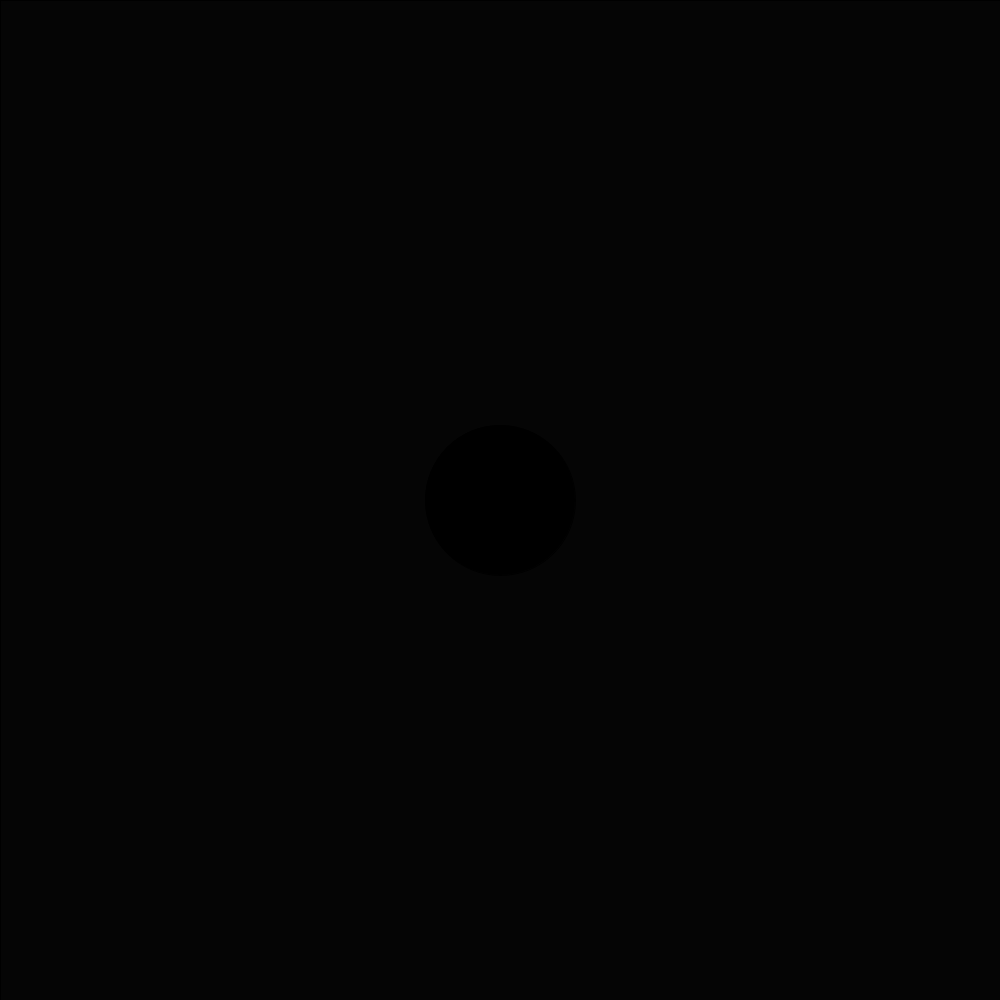
Frame 1 (no input)
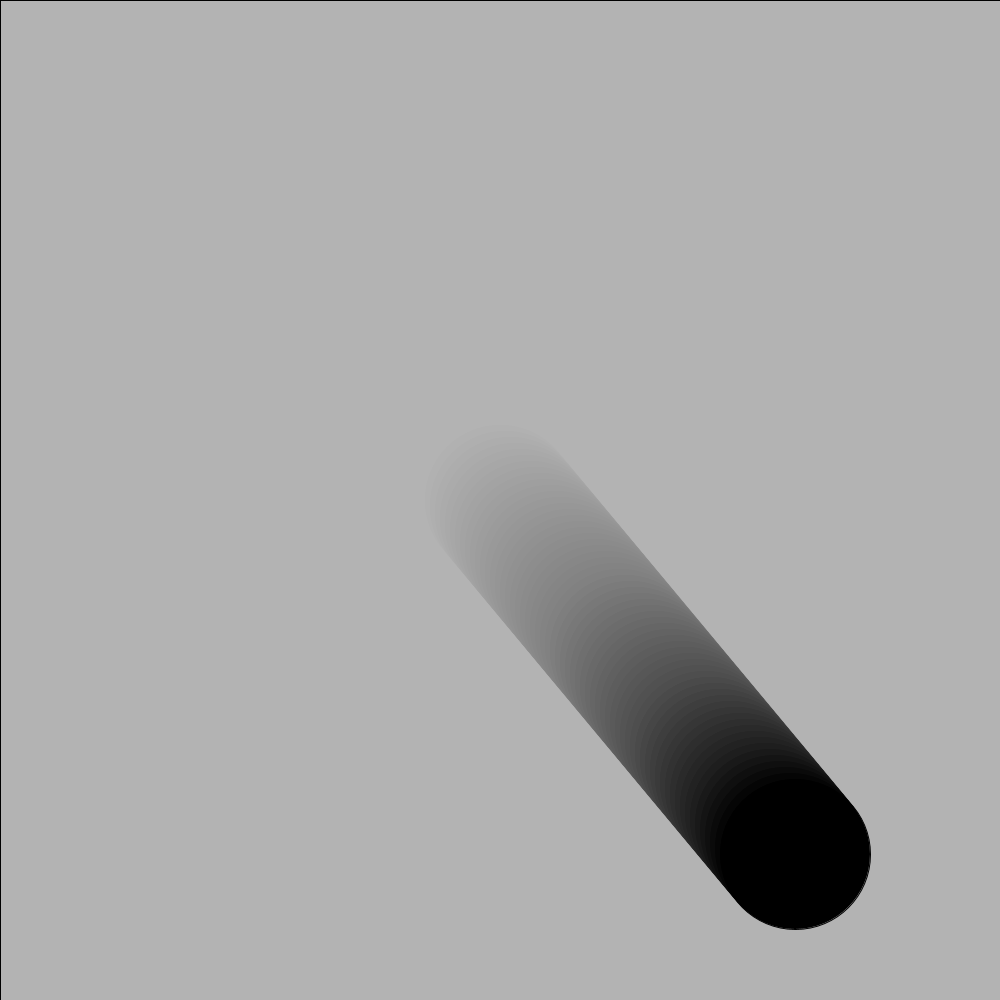
Frame 60 (the mouse pressed at the canvas centre just before this capture)
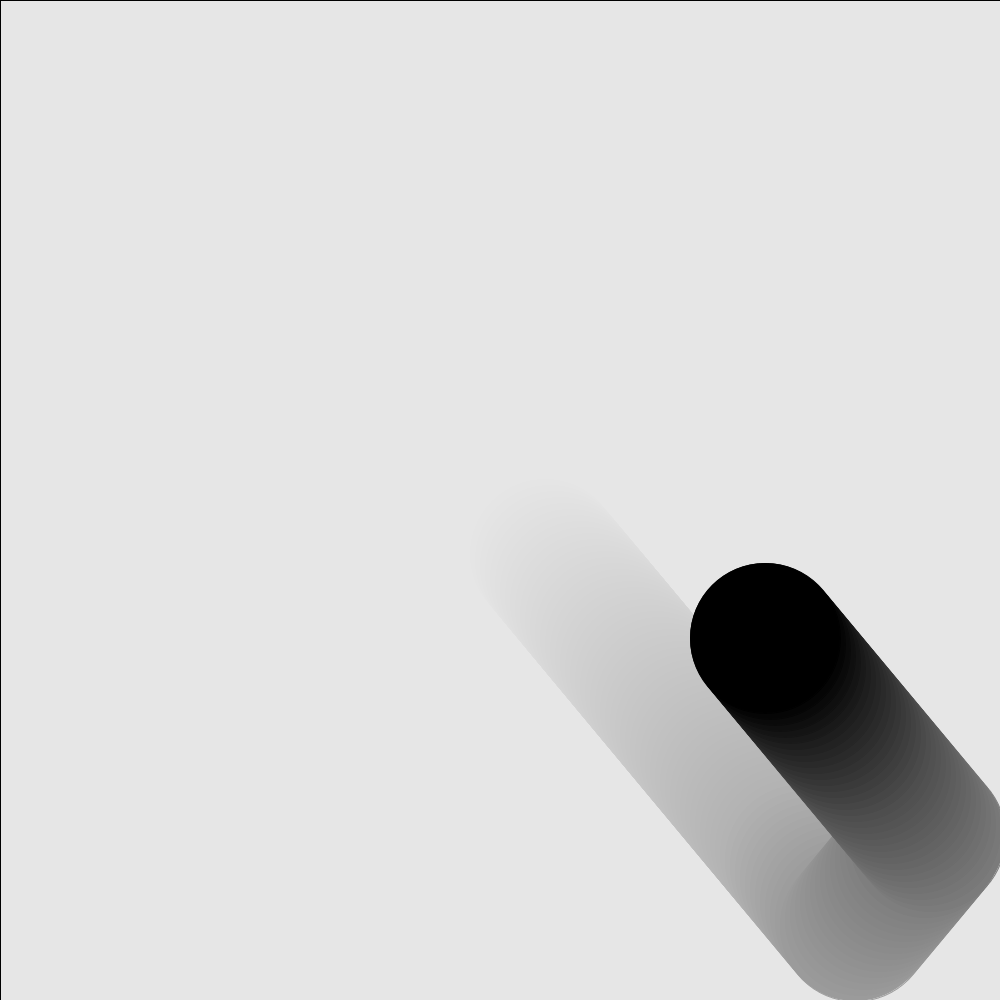
Frame 120 (the mouse held since frame 60 and released just before this capture)

The Processing sketch that drew these frames (run headless with seeded random() and noise(); from frame 60 on, the mouse is pressed at the canvas centre):

// Processing sketch: week10_vectors
// ── week10_vectors.pde
//float x, y;
//float xSpeed, ySpeed;
PVector pos,vel;

float d = 150;

void setup(){
  size (1000, 1000);
  background (0);
  //x = random(75,925);
  //y = random(75,925);
  //xSpeed = (random(2,5));
  //ySpeed = (random(2,5));  
  pos = new PVector(width/2, height/2);
  vel = new PVector(5,6);
}

void draw(){  
  fill(255,255,255,5);
  rect(0,0,width,height);
  
  fill(0);
  ellipse(pos.x, pos.y, d, d);
  if(pos.x>(width-d/2) || pos.x<(0+d/2)){
    vel.x = -vel.x;
  }
  if(pos.y>(height-d/2) || pos.y<(0+d/2)){
    vel.y = -vel.y;
  }
    
  //x = x+xSpeed;
  //y = y+ySpeed;
  pos.add(vel);
}
